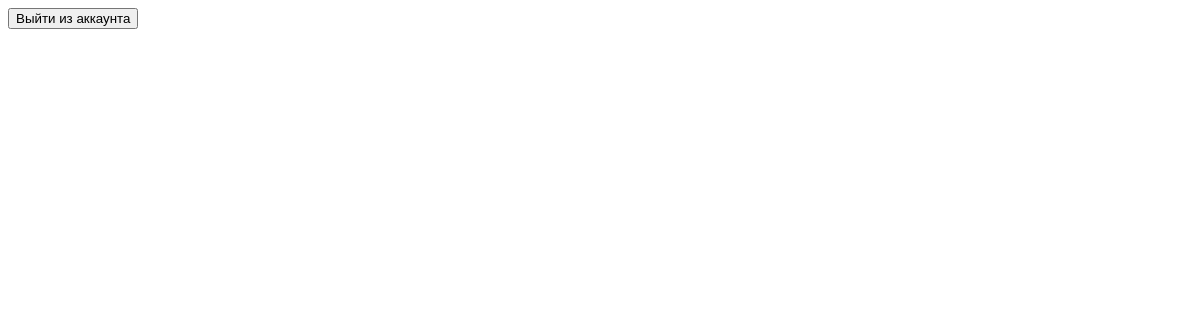
Before: /user_list/ with the older database file.
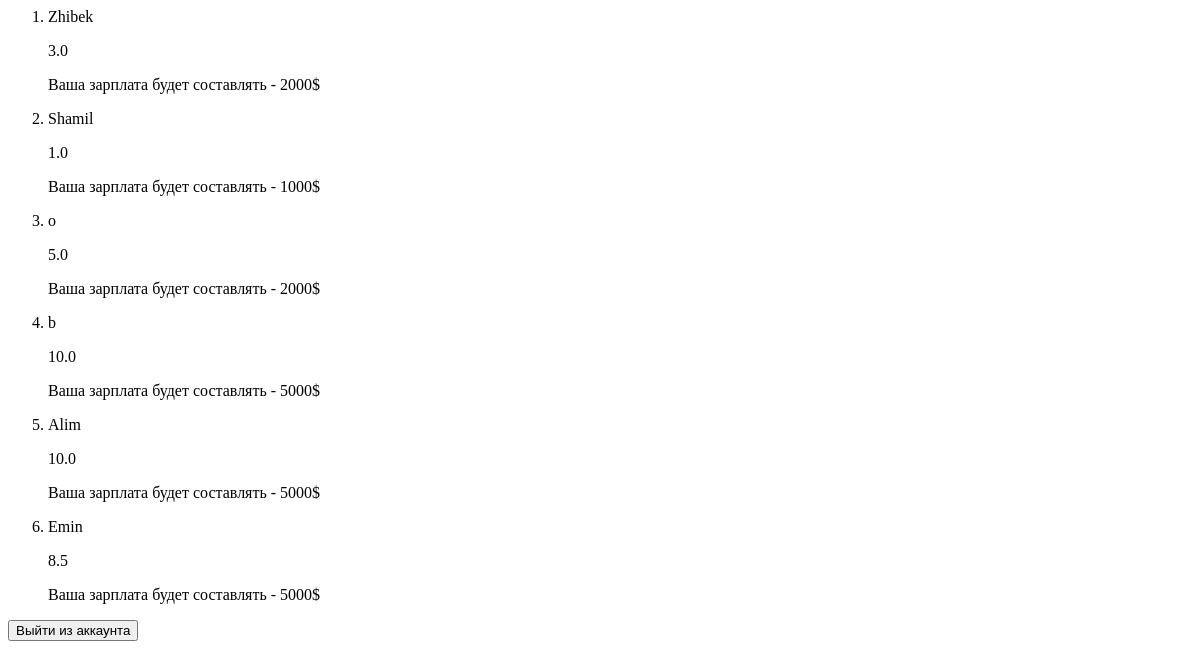
After: the same page with the newer database file.
### hiring/models.py (models this page shows, shortened)
class CustomUser(User):
    GENDER = (
        ('M', 'Male'),
        ('F', 'Female'),
    )
    phone_number = models.CharField(max_length=14)
    age = models.PositiveIntegerField(default=18)
    experience = models.FloatField(default=0, null=True)
    gender = models.CharField(max_length=1,choices=GENDER)
    salary = models.CharField(max_length=100)

### hiring/views.py (the view)
# urls.py: path('user_list/', views.UserListView.as_view(), name='user_list'),
class UserListView(ListView):
    template_name = 'hiring/user_list.html'
    context_object_name = 'user'
    model = models.CustomUser
    def get_queryset(self):
        return self.model.objects.all()

### templates/hiring/user_list.html (shortened to what this page needs)
{% load static %}
<ol>
  {% for i in user %}
  <li>
    <p>{{ i.username }}</p>
    <p>{{ i.experience }}</p>
    {% if i.salary %}
    <p>Ваша зарплата будет составлять - {{ i.salary }}</p>
    {% else %}
    <p>Зарплата неизвестна</p>
    {% endif %}
  </li>
  {% endfor %}
</ol>
<form action="{% url 'hiring:login' %}" method="POST">
  <button type="submit">Выйти из аккаунта</button>
</form>

Changed rows visible on the page:
added CustomUser: username "Zhibek", experience "3.0", salary "2000$"
added CustomUser: username "Shamil", experience "1.0", salary "1000$"
added CustomUser: username "o", experience "5.0", salary "2000$"
added CustomUser: username "b", experience "10.0", salary "5000$"
added CustomUser: username "Alim", experience "10.0", salary "5000$"
added CustomUser: username "Emin", experience "8.5", salary "5000$"
